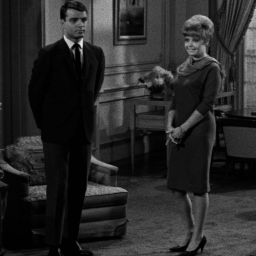
#> input picture image/Couple.bmp, 256 x 256 px
$ python lab4.py image/Couple.bmp
#> lines starting #> are read from the running program, lines starting #| are printed output that depends on the picture
import sys
import cv2
import matplotlib as mpl
import numpy as npy
from matplotlib import pyplot as plt

def myfft(a,op): # op=1为正变换，-1为逆变换,要求a的长度为2^n
    N=len(a)
    if N==1:#边界处理
        return [a[0]]
    a0 = myfft(a[0:N:2],op) # 下标为偶数的子变换
    a1 = myfft(a[1:N:2],op) # 下标为奇数的子变换
    factor = npy.exp(2j * op * npy.pi / N * npy.arange(N // 2)) # 对应的奇数项要乘的系数w，第i项为w_i即exp(i*2pi/N)
    return npy.append(a0 + factor * a1,a0 - factor * a1)

def call_fft(a):#正变换
    return myfft(a,1)


def call_fft2(a):
    return myfft(a,-1)/len(a)

def fft_2d(pic): # 二维FFT
    tmp=npy.apply_along_axis(call_fft,1,npy.asarray(pic)) # 二维的FFT就是对行和列分别作FFT
    return npy.apply_along_axis(call_fft,0,tmp)

def ifft_2d(pic): # 二维逆FFT
    tmp=npy.apply_along_axis(call_fft2,1,npy.asarray(pic)) # 二维的逆FFT就是对行和列分别作逆FFT
    return npy.apply_along_axis(call_fft2,0,tmp)

path = sys.argv[1] # 要处理的文件的相对路径
pic = cv2.imread(path, cv2.IMREAD_GRAYSCALE)
#> pic is the input picture: shape (256, 256); min 0, max 240, mean 40.7
cmap = mpl.cm.gray
res = fft_2d(pic)
A = npy.log(npy.abs(res)+1) # 对频谱的幅度作对数变换
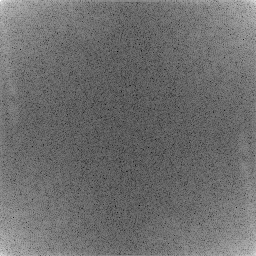
#> A: shape (256, 256) float64; min 1.27, max 14.8, mean 7.11; drawn with min black and max white
#A = npy.abs(res)+1
sita = npy.angle(res) # 相位
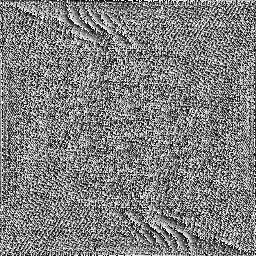
#> sita: shape (256, 256) float64; min -3.14, max 3.14, mean 9.59e-05; drawn with min black and max white

ifftA = npy.real(ifft_2d(npy.abs(res))) # 对幅值作反变换
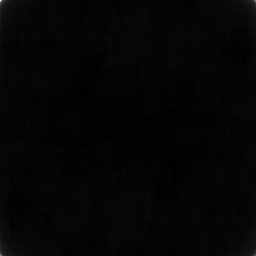
#> ifftA: shape (256, 256) float64; min -15.67, max 2723.6, mean 40.7; drawn with min black and max white
ifft_sita = npy.real(ifft_2d(sita)) # 对相位作反变换
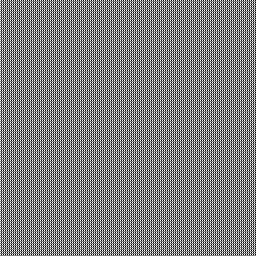
#> ifft_sita: shape (256, 256) float64; min -9.59e-05, max 9.59e-05, mean 2.12e-22; drawn with min black and max white
plt.subplot(221), plt.imshow(pic,cmap=cmap),plt.title('origin'),plt.xticks([]), plt.yticks([]) # 显示原图
plt.subplot(222), plt.imshow(A,cmap=cmap),plt.title('Amplitude'),plt.xticks([]), plt.yticks([]) # 显示对数变换后的幅值
plt.subplot(223), plt.imshow(ifftA,cmap=cmap),plt.title('Amplitude ifft'),plt.xticks([]), plt.yticks([]) # 显示幅值的反变换
plt.subplot(224), plt.imshow(ifft_sita,cmap=cmap),plt.title('Phase ifft'),plt.xticks([]), plt.yticks([]) # 显示幅值的反变换
plt.show()
